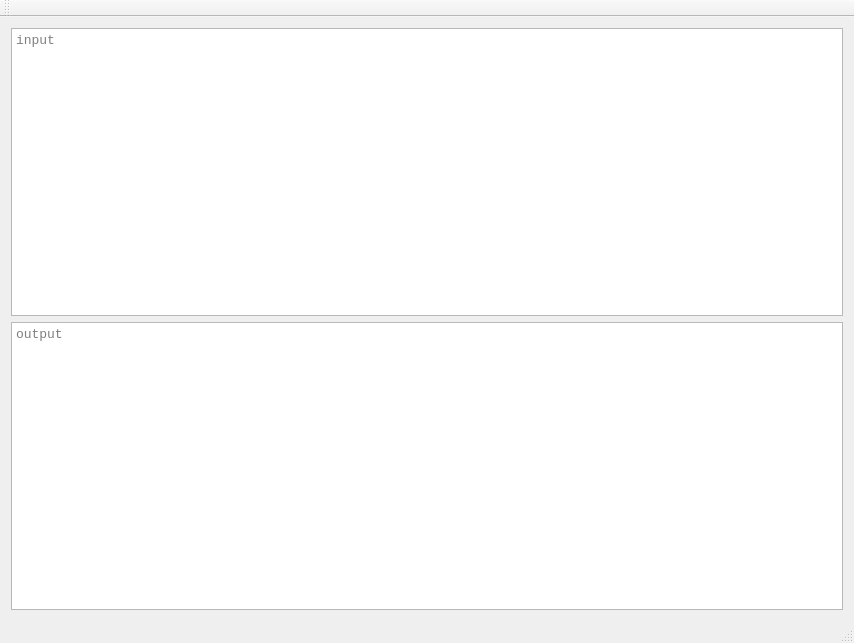
<?xml version="1.0" encoding="UTF-8"?>
<ui version="4.0">
 <class>MainWindow</class>
 <widget class="QMainWindow" name="MainWindow">
  <property name="geometry">
   <rect>
    <x>0</x>
    <y>0</y>
    <width>854</width>
    <height>643</height>
   </rect>
  </property>
  <property name="windowTitle">
   <string>MainWindow</string>
  </property>
  <widget class="QWidget" name="centralWidget">
   <layout class="QVBoxLayout" name="verticalLayout">
    <item>
     <widget class="QPlainTextEdit" name="plainTextEditInput">
      <property name="font">
       <font>
        <family>Courier New</family>
        <pointsize>10</pointsize>
       </font>
      </property>
      <property name="placeholderText">
       <string>input</string>
      </property>
     </widget>
    </item>
    <item>
     <widget class="QPlainTextEdit" name="plainTextEditOutput">
      <property name="font">
       <font>
        <family>Courier New</family>
        <pointsize>10</pointsize>
       </font>
      </property>
      <property name="readOnly">
       <bool>true</bool>
      </property>
      <property name="placeholderText">
       <string>output</string>
      </property>
     </widget>
    </item>
   </layout>
  </widget>
  <widget class="QMenuBar" name="menuBar">
   <property name="geometry">
    <rect>
     <x>0</x>
     <y>0</y>
     <width>854</width>
     <height>21</height>
    </rect>
   </property>
  </widget>
  <widget class="QToolBar" name="mainToolBar">
   <attribute name="toolBarArea">
    <enum>TopToolBarArea</enum>
   </attribute>
   <attribute name="toolBarBreak">
    <bool>false</bool>
   </attribute>
  </widget>
  <widget class="QStatusBar" name="statusBar"/>
 </widget>
 <layoutdefault spacing="6" margin="11"/>
 <resources/>
 <connections/>
</ui>
